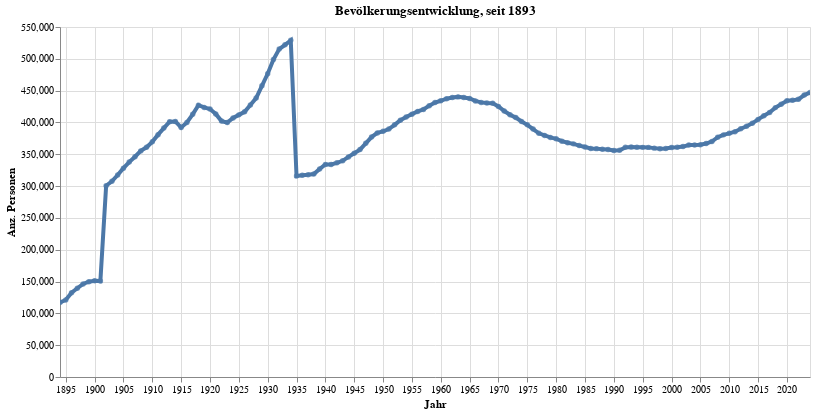

Source (notebook cell):
### Code cell
myTitle="Bevölkerungsentwicklung, seit "+data_min_date

highlight = alt.selection(type='single', on='mouseover',
                          fields=['sum_WBev'], nearest=True)
#x='date:StichtagDatJahr',
base = alt.Chart(myAggAll.reset_index().query('sum_WBev>30'), title=myTitle).encode(
    x=alt.X('StichtagDatJahr', axis=alt.Axis(title='Jahr'))# , axis=alt.Axis(format='%', title='percentage')
    , y=alt.X('sum_WBev', axis=alt.Axis(title='Anz. Personen'))
    #, color=alt.Color('QuarLang', legend=alt.Legend(title="Altersgruppen", orient="right"))  
    ,tooltip=['StichtagDatJahr','sum_WBev']    
)
points = base.mark_circle().encode(
    opacity=alt.value(0.75)
).add_selection(
    highlight
).properties(
    width=750 , height=350
)
lines = base.mark_line().encode(
    size=alt.condition(~highlight, alt.value(0.5), alt.value(4))
).interactive()

lines + points

### Figure 1 — Vega-Lite specification as saved in the notebook (floating-point values rounded to 4 significant figures; data arrays with more than 128 entries replaced by an {"elided": "..."} marker saying what was removed)
{"config": {"view": {"continuousWidth": 400, "continuousHeight": 300}}, "layer": [{"mark": "line", "encoding": {"size": {"condition": {"value": 0.5, "selection": {"not": "selector001"}}, "value": 4}, "tooltip": [{"type": "temporal", "field": "StichtagDatJahr"}, {"type": "quantitative", "field": "sum_WBev"}], "x": {"type": "temporal", "axis": {"title": "Jahr"}, "field": "StichtagDatJahr"}, "y": {"type": "quantitative", "axis": {"title": "Anz. Personen"}, "field": "sum_WBev"}}, "selection": {"selector002": {"type": "interval", "bind": "scales", "encodings": ["x", "y"]}}, "title": "Bevölkerungsentwicklung, seit 1893"}, {"mark": "circle", "encoding": {"opacity": {"value": 0.75}, "tooltip": [{"type": "temporal", "field": "StichtagDatJahr"}, {"type": "quantitative", "field": "sum_WBev"}], "x": {"type": "temporal", "axis": {"title": "Jahr"}, "field": "StichtagDatJahr"}, "y": {"type": "quantitative", "axis": {"title": "Anz. Personen"}, "field": "sum_WBev"}}, "height": 350, "selection": {"selector001": {"type": "single", "on": "mouseover", "fields": ["sum_WBev"], "nearest": true}}, "title": "Bevölkerungsentwicklung, seit 1893", "width": 750}], "data": {"name": "data-1e7dfaca05df021e90ab91ef4913ca84"}, "$schema": "https://vega.github.io/schema/vega-lite/v4.8.1.json", "datasets": {"data-1e7dfaca05df021e90ab91ef4913ca84": {"elided": "131 records"}}}
